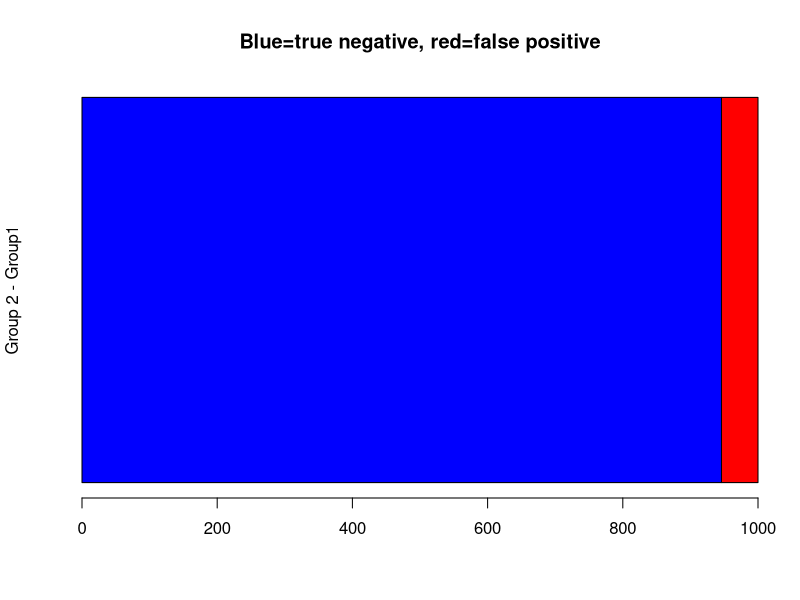
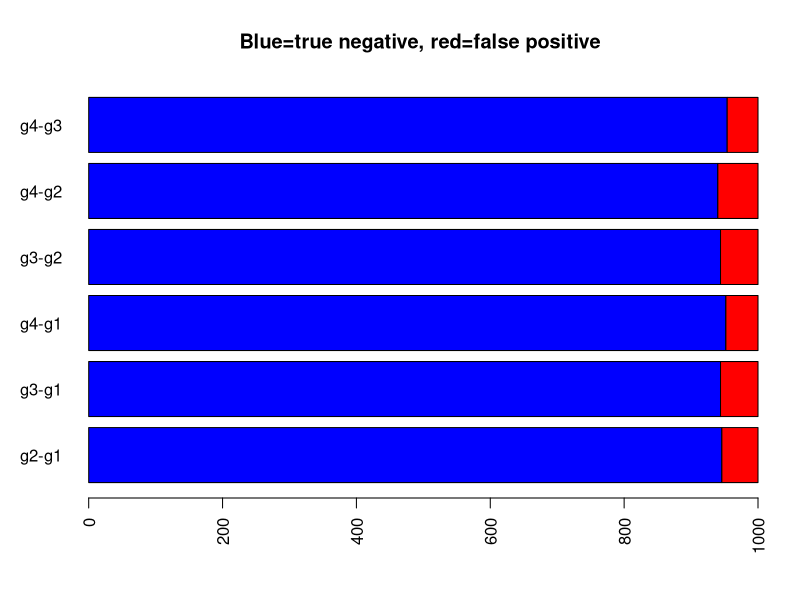
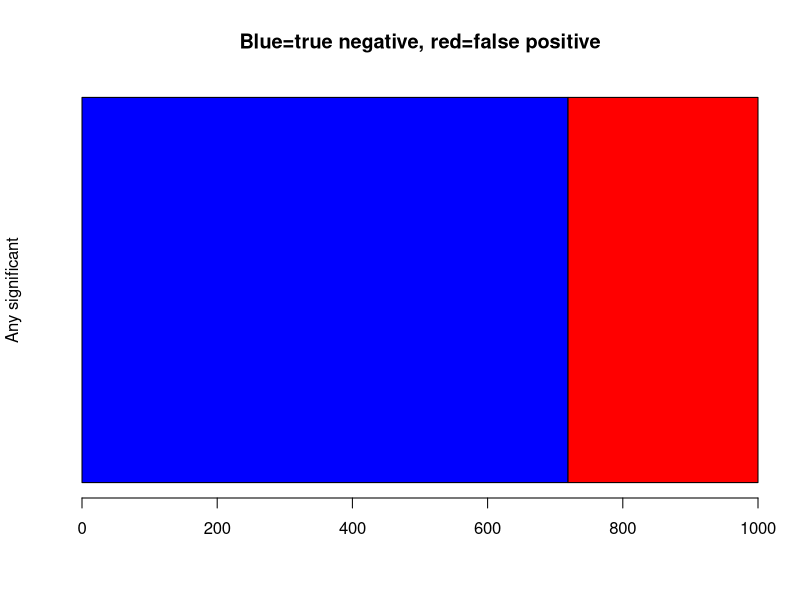
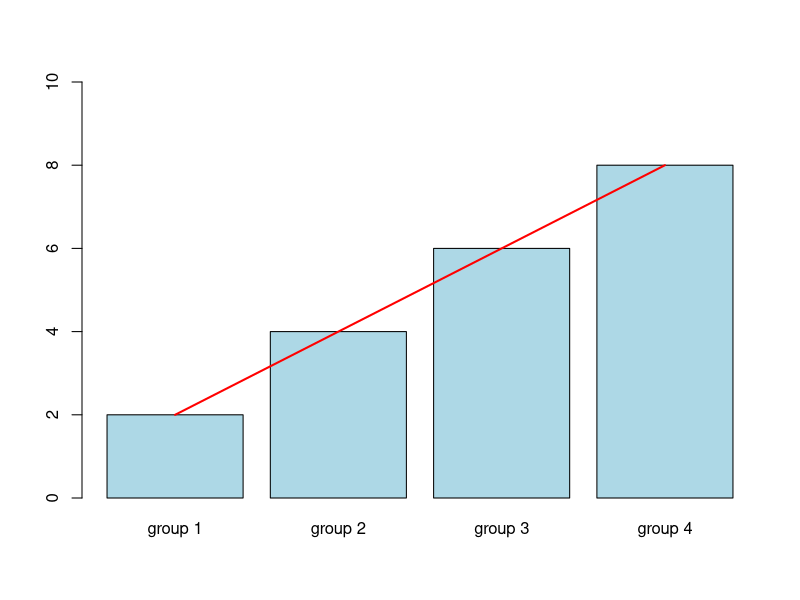
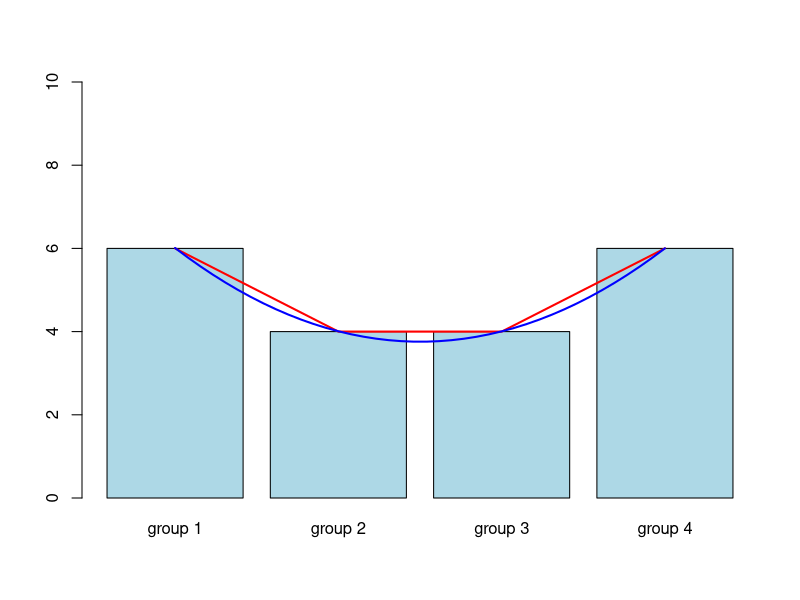
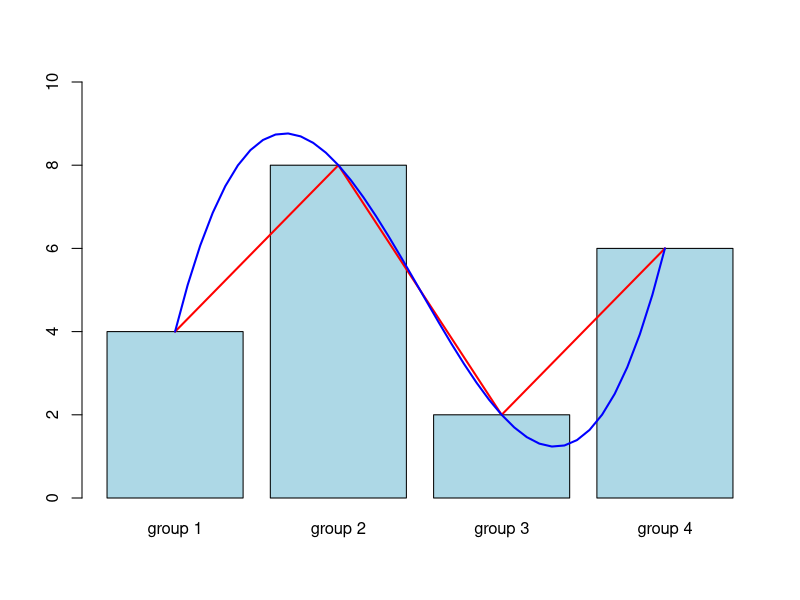

These charts were generated, in order, by the following R code:
## ---- chunk 1
knitr::opts_chunk$set(echo = FALSE)
## ---- chunk 2
barplot(matrix(c(946,54)), horiz = T, xlim=c(0,1000), col=c('blue','red'), main="Blue=true negative, red=false positive", ylab="Group 2 - Group1")
## ---- chunk 3
M = matrix(c(946, 944, 952, 944, 940, 954, 54, 56, 48, 56, 60, 46), nrow=2, byrow=T)
colnames(M) = c('g2-g1','g3-g1','g4-g1','g3-g2','g4-g2','g4-g3')
barplot(M, horiz=T, col=c('blue','red'), las=2, main="Blue=true negative, red=false positive")
## ---- chunk 4
barplot(matrix(c(719,281)), horiz = T, xlim=c(0,1000), col=c('blue','red'), main="Blue=true negative, red=false positive", ylab="Any significant")
## ---- chunk 5
barplot(c(-3,-1,1,3)+5, col='lightblue', names.arg = c('group 1', 'group 2','group 3','group 4'), ylim=c(0,10))
x = c(0.7,1.9,3.1,4.3)
x_cont = seq(0.7,4.3, length.out=40)
lines(x, c(-3,-1,1,3)+5, lw=2, col="red")
## ---- chunk 6
barplot(c(1,-1,-1,1)+5, col='lightblue', names.arg = c('group 1', 'group 2','group 3','group 4'), ylim=c(0,10))
lines(x,c(1,-1,-1,1)+5 , lw=2, col="red")
lines(x_cont, 8.1 - 3.4722*x_cont + 0.694*x_cont^2, lw=2, col="blue")
## ---- chunk 7
yC = c(-1,3,-3,1)+5
barplot(yC, col='lightblue', names.arg = c('group 1', 'group 2','group 3','group 4'), ylim=c(0,10))
yCpred =predict(lm(yC~x + I(x^2) + I(x^3)), newdata = data.frame(x=x_cont))
lines(x,yC , lw=2, col="red")
lines(x_cont, yCpred, lw=2, col="blue")
